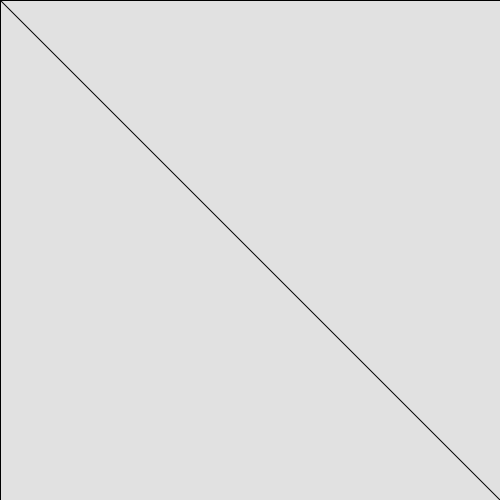
Frame 1 (no input)
Frame 60 (the mouse pressed at the canvas centre just before this capture): identical to frame 1, image omitted
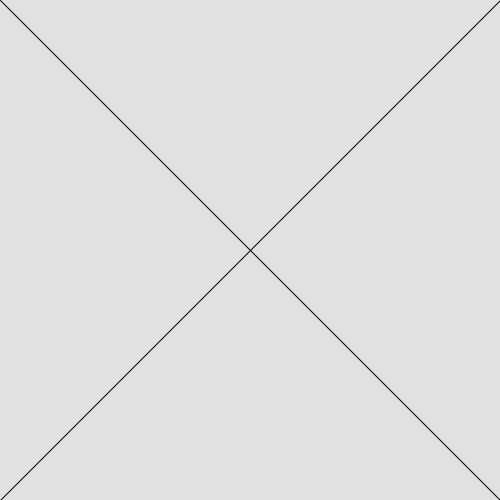
Frame 120 (the mouse held since frame 60 and released just before this capture)

The Processing sketch that drew these frames (run headless with seeded random() and noise(); from frame 60 on, the mouse is pressed at the canvas centre):

// Processing sketch: Lab_MouseTracker
// ── Lab_MouseTracker.pde
void setup()
{background(0);
size(500,500);
}

void draw()
{background(225);
  line(0,0,mouseX,mouseY);
  line(500,500,mouseX,mouseY);
  line(500,0,mouseX,mouseY);
  line(0,500,mouseX,mouseY);
}
